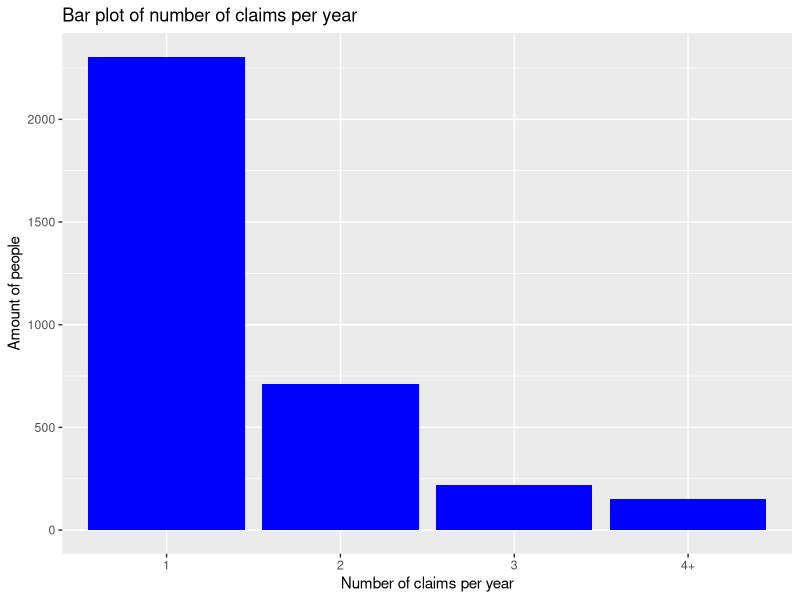

Write the R code that produced this figure. (Note: this script raises an error after producing the figure.)
#install.packages("GGally")
#install.packages("corrplot")
library(corrplot)
library(ggplot2)
library(scales)
library(dplyr)
library(GGally)

database <- read.csv("preprocessedData.csv")
str(database)
database$newClient<-as.factor(database$newClient)
database$Broker <- as.factor(database$Broker)
database$Lapse <- as.factor(database$Lapse)
database$Policies_in_force<- as.factor(database$Policies_in_force)
database$N_doors<- as.factor(database$N_doors)
database$Urban <- as.factor(database$Urban)
database$Diesel <- as.factor(database$Diesel)
database$Payment <- as.factor(database$Payment)
database$Second_driver <- as.factor(database$Second_driver)
database$N_claims_year <- as.factor(database$N_claims_year)
database$Type_risk <- as.factor(database$Type_risk)
database$N_claims_history <- as.factor(database$N_claims_history)

database_quant <- database %>% select(where(is.numeric))
database_qual <- database %>% select(where(~ !is.numeric(.)))

# 1. Univariate analysis

#comparison of different estimators of mean 
mean(database$Premium)
median(database$Premium)
mean(database$Premium,trim=0.1)
winsor=function(x, p=c(0.05,0.95)){
  xq=quantile(x, probs=p)
  x[x < xq[1]]=xq[1]
  x[x > xq[2]]=xq[2]
  return(mean(x))}
winsor(database$Premium)

#Number of claims per year
ggplot(database, aes(x = N_claims_year)) + 
  geom_bar(fill = "blue") +
  labs(x = "Number of claims per year", y = "Amount of people") +
  ggtitle("Bar plot of number of claims per year")

# Distribution of number of claims (you have to run the function at the end)
claims_summary <- create_summary_table(database, "N_claims_year")
claims_summary

#Type risks
ggplot(database, aes(x = Type_risk)) + 
  geom_bar(fill = "blue") +
  labs(x = "Type risk", y = "Amount of people") +
  ggtitle("Bar plot of type risk associated with the policy")

# Pie chart function
plot_pie_chart <- function(data, variable_name, title = NULL) {
  if (!(variable_name %in% colnames(data))) {
    stop("The specified variable is not in the dataframe.")
  }
  var_count <- as.data.frame(table(data[[variable_name]]))
  colnames(var_count) <- c("category", "count")
  var_count$fraction = var_count$count / sum(var_count$count)
  var_count$ymax = cumsum(var_count$fraction)
  var_count$ymin = c(0, head(var_count$ymax, -1))
  ggplot(var_count, aes(ymin = ymin, ymax = ymax, xmax = 4, xmin = 3, fill = category)) +
    geom_rect() +
    coord_polar(theta = "y") +
    theme_void() +
    ggtitle(title) +
    labs(fill = variable_name)
}
plot_pie_chart(database, "Type_risk", "Pie chart for Type Risk")

#frequency of premium
ggplot(database, aes(x = Premium)) +
  geom_histogram(binwidth = 20, fill = "blue", color = "black") +  
  labs(x = "Premium", y = "Frequency") +  
  ggtitle("Histogram of Premium")

# Type of fuel
ggplot(database, aes(x = Diesel)) + 
  geom_bar(fill = "blue") +
  labs(x = "Fuel type", y = "Amount of people") +
  ggtitle("Bar plot of fuel type")

fuel_summary <- create_summary_table(database, "Diesel")
fuel_summary


# Relation between the type of fuel and premium
ggplot(database, aes(x = Diesel, y = Premium)) + 
  geom_boxplot() +
  labs(x = "Type of fuel", y = "Premium") +
  ggtitle("Box Plot of Premium by the type of fuel")

# Type of client
ggplot(database, aes(x = newClient)) + 
  geom_bar(fill = "blue") +
  labs(x = "type of client", y = "Amount of people") +
  ggtitle("Bar plot of type of client")

#total number of policies held by the insured
ggplot(database, aes(x = Policies_in_force)) + 
  geom_bar(fill = "blue") +
  labs(x = "Total number of policies", y = "Amount of people") +
  ggtitle("Bar plot of total number of policies")

#number of policies that the customer has cancelled or has been cancelled
ggplot(database, aes(x = Lapse)) + 
  geom_bar(fill = "blue") +
  labs(x = "Number of policies cancelled", y = "Amount of people") +
  ggtitle("Bar plot of number of policies cancelled")

#type of payment
ggplot(database, aes(x = Payment)) + 
  geom_bar(fill = "blue") +
  labs(x = "Type of payment", y = "Amount of people") +
  ggtitle("Bar plot of type of payment")

#area
ggplot(database, aes(x = Urban)) + 
  geom_bar(fill = "blue") +
  labs(x = "Area", y = "Amount of people") +
  ggtitle("Bar plot of area")

#Number of doors
ggplot(database, aes(x = N_doors)) + 
  geom_bar(fill = "blue") +
  labs(x = "Number of doors", y = "Amount of people") +
  ggtitle("Bar plot of number of doors")

#frequency of claims
ggplot(database, aes(x=N_claims_year))+
  geom_bar()+
  geom_label(stat='count', 
             aes(label =  percent(prop.table(after_stat(count)), 
                                  accuracy = 0.01)),vjust = 0.5)+
  ggtitle("Proportion of policies by number of claims")

# Box plot
ggplot(database, aes(x = Policies_in_force, y = Premium)) +
  geom_boxplot(fill = "grey", color = "black") +
  labs(x = "Total number of policies", y = "Premium") +
  ggtitle("Box Plot of Premium by Total number of policies")

# Contigency table
tableau <- table(database$Type_risk, database$N_claims_year)
ggplot(data = database, aes(x = factor(Type_risk), fill = factor(N_claims_year))) +
  geom_bar(position = "fill") +
  labs(x = "Type risk", y = "Proportion", fill = "nb claims") +
  theme_minimal() +
  coord_flip()
tableau

summary(database_quant)
cor(database_quant)
ggpairs(database_quant)

#### FUNCTION TO RUN BEFORE THE DESCRIPTIVE ANALYSIS ##########################

# Function to create table
create_summary_table <- function(data, variable_name) {
  if (!(variable_name %in% colnames(data))) {
    stop("Variable not found in the dataframe")
  }
  summary_table <- data %>%
    count(.data[[variable_name]]) %>%
    mutate(percentage = n / sum(n) * 100) %>%
    rename(
      Category = variable_name,  # Nommer la colonne de catégorie
      Number_of_Claims = n,  # Nommer le nombre d'occurrences
      Percentage = percentage  # Pourcentage des occurrences
    )
  return(summary_table)
}
